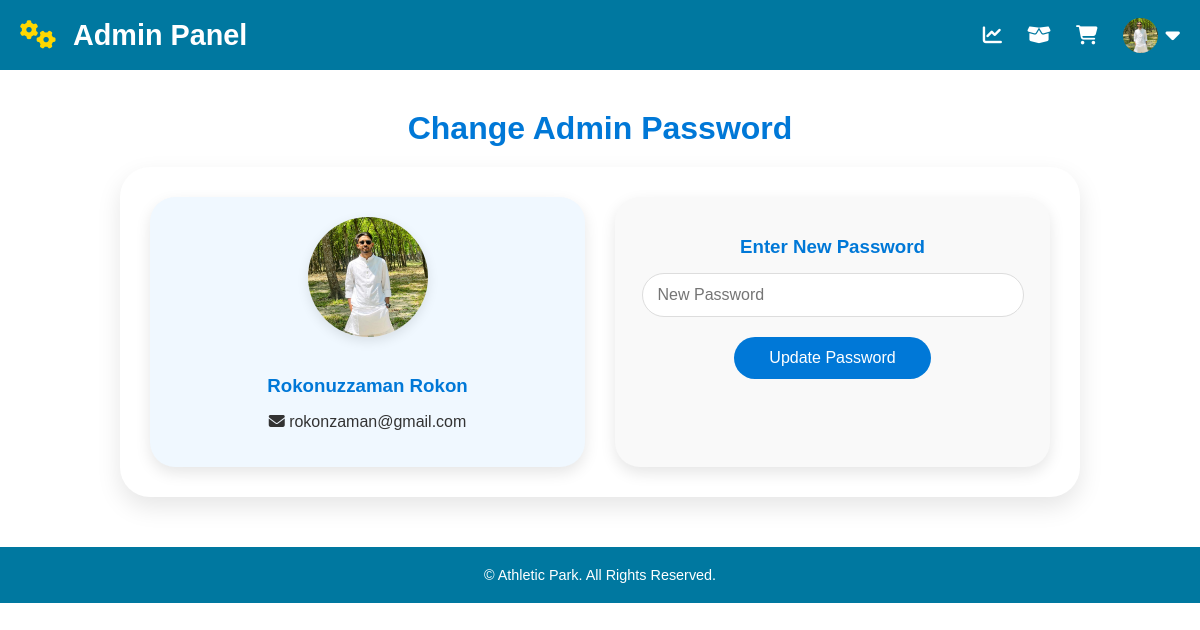
The page /admin/admin_change_password.php (signed in) on the database its author committed.
### tables this page shows
CREATE TABLE `users` (
  `id` int(11) NOT NULL,
  `fname` varchar(255) NOT NULL,
  `lname` varchar(255) NOT NULL,
  `address` varchar(255) NOT NULL,
  `phone` varchar(20) NOT NULL,
  `district` varchar(100) NOT NULL,
  `division` varchar(50) NOT NULL,
  `email` varchar(255) NOT NULL,
  `password` varchar(15) NOT NULL,
  `type` varchar(20) NOT NULL DEFAULT 'user',
  `profile_img` varchar(255) DEFAULT 'default.png'
);

### admin/admin_change_password.php (the view, shortened to what this page needs)
<?php
include '../config.php';
include 'header.php';
$result = $mysqli->query('SELECT * FROM users WHERE id='.$_SESSION['id']);
$obj = $result->fetch_object();
?>
<div class="account-section">
    <h2 class="section-title">Change Admin Password</h2>
    <div class="account-container">
        <div class="account-columns">
            <div class="column user-info">
                <div class="user-image">
                    <img src="../images/users/<?php echo isset($obj->profile_img) ? htmlspecialchars($obj->profile_img) : 'default.png'; ?>" alt="Admin Image">
                </div>
                <h3><?php echo htmlspecialchars($obj->fname.' '.$obj->lname); ?></h3>
                <p><i class="fas fa-envelope"></i> <?php echo htmlspecialchars($obj->email); ?></p>
            </div>
            <div class="column change-password">
                <h3>Enter New Password</h3>
                <form method="POST">
                    <div class="form-group">
                        <input type="password" name="new_password" placeholder="New Password" required>
                    </div>
                    <div class="form-group">
                        <input type="submit" value="Update Password" class="update-btn">
                    </div>
                </form>
            </div>
        </div>
    </div>
</div>
<?php include 'footer.php'; ?>

### admin/header.php (shortened to what this page needs)
<!DOCTYPE html>
<html lang="en">
<head>
<link rel="stylesheet" href="https://cdnjs.cloudflare.com/ajax/libs/font-awesome/6.4.0/css/all.min.css">
</head>
<body>
<nav>
  <div class="nav-container">
    <div class="logo">
      <a href="admin_account.php"><i class="fas fa-cogs"></i> Admin Panel</a>
    </div>
    <ul id="menu">
      <li><a href="admin_account.php"><i class="fas fa-chart-line"></i></a></li>
      <li><a href="product_list.php"><i class="fas fa-box-open"></i></a></li>
      <li><a href="orders_d.php"><i class="fas fa-shopping-cart"></i></a></li>
      <li>
        <?php
        $user_img = '../images/users/default.png';
        if(isset($_SESSION['id'])){
            include '../config.php';
            $result = $mysqli->query("SELECT profile_img FROM users WHERE id=".$_SESSION['id']);
            if($result && $row = $result->fetch_assoc()){
                if(!empty($row['profile_img'])){
                    $user_img = '../images/users/'.$row['profile_img'];
                }
            }
        }
        echo '<a href="#"><img src="'.htmlspecialchars($user_img).'" alt="Admin" style="width:35px;height:35px;border-radius:50%;object-fit:cover;margin-right:5px;"><i class="fas fa-caret-down" style="font-size:1.2em;margin-left:3px;"></i></a>';
        ?>
      </li>
    </ul>
  </div>
</nav>

### admin/header.php (style rules this page uses)
body { margin:0; font-family: 'Arial', sans-serif; }
nav { background:#0078A0; padding:0 20px; }
nav .nav-container { display:flex; justify-content:space-between; align-items:center; height:70px; max-width:1200px; margin:auto; }
nav .logo a { color:#fff; font-size:1.8em; font-weight:bold; text-decoration:none; }
nav .logo a i { color:#FFD700; margin-right:10px; }
nav ul { display:flex; list-style:none; margin:0; padding:0; align-items:center; gap:25px; }
nav ul li { position:relative; }
nav ul li a { color:#fff; text-decoration:none; display:flex; align-items:center; justify-content:center; height:70px; transition:0.3s; font-size:1.2em; }

### admin/admin_change_password.php (style rules this page uses)
.section-title { text-align: center; font-size: 2em; color: #0078d7; margin-top: 40px; margin-bottom: 20px; font-weight: 700; }
.account-container { max-width: 900px; margin: 0 auto 50px auto; background: #fff; padding: 30px; border-radius: 30px; box-shadow: 0 10px 25px rgba(0,0,0,0.1); }
.account-columns { display: flex; gap: 30px; flex-wrap: wrap; }
.column { flex: 1; min-width: 280px; }
.user-info { text-align: center; padding: 20px; background: #f0f8ff; border-radius: 25px; box-shadow: 0 6px 15px rgba(0,0,0,0.1); }
.user-info .user-image img { width: 120px; height: 120px; border-radius: 50%; object-fit: cover; margin-bottom: 15px; box-shadow: 0 4px 12px rgba(0,0,0,0.1); }
.user-info h3 { margin-bottom: 10px; color: #0078d7; }
.user-info p { font-size: 1em; color: #333; }
.change-password { padding: 20px; background: #f9f9f9; border-radius: 25px; box-shadow: 0 6px 15px rgba(0,0,0,0.1); }
.change-password h3 { margin-bottom: 15px; color: #0078d7; text-align: center; }
.form-group input[type="password"] { width: 100%; max-width: 350px; padding: 12px 15px; border: 1px solid #ddd; border-radius: 25px; font-size: 1em; margin: 0 auto 20px auto; display: block; transition: border 0.3s, box-shadow 0.3s; }
.update-btn { width: 50%; max-width: 200px; margin: 0 auto; display: block; padding: 12px 25px; font-size: 1em; background-color: #0078d7; color: #fff; border: none; border-radius: 25px; cursor: pointer; transition: 0.3s; }

### rows shown on the page
users: profile_img (picture), fname+lname "Rokonuzzaman Rokon", email "rokonzaman@gmail.com"
